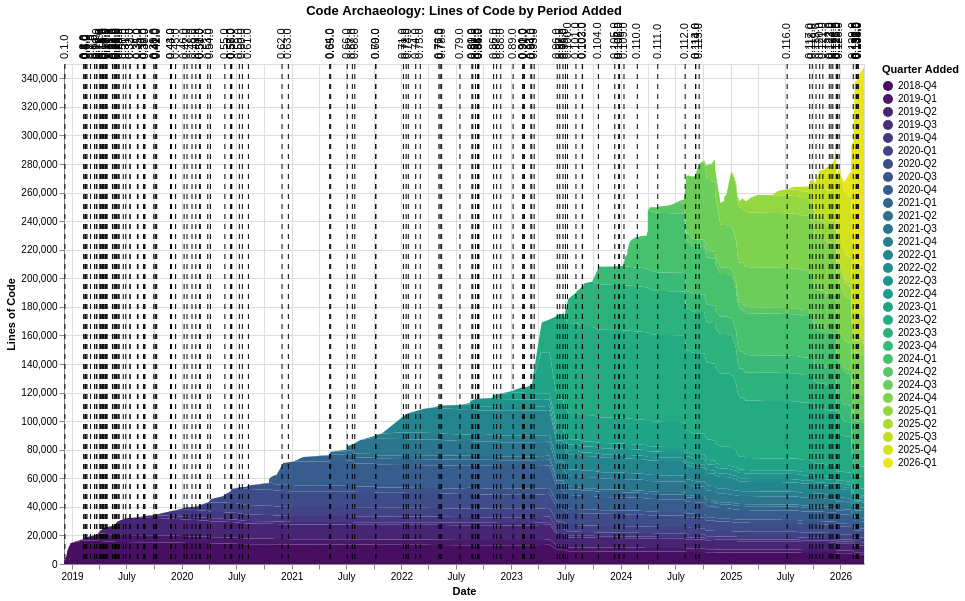

Vega-Lite specification for this chart:
### Vega-Lite specification from a JSON file in a GitHub repository (floating-point values rounded to 4 significant figures; data arrays with more than 128 entries replaced by an {"elided": "..."} marker saying what was removed)
{"$schema": "https://vega.github.io/schema/vega-lite/v6.1.0.json", "config": {"view": {"continuousHeight": 300, "continuousWidth": 300}}, "datasets": {"data-015545116399a41f0349e3c670a915d2": {"elided": "135 records"}, "data-ffe2cce5a143f4198967c034bbcd4059": {"elided": "3761 records"}}, "height": 500, "layer": [{"data": {"name": "data-ffe2cce5a143f4198967c034bbcd4059"}, "encoding": {"color": {"field": "period", "scale": {"scheme": "viridis"}, "title": "Quarter Added", "type": "ordinal"}, "order": {"field": "period", "sort": "ascending", "type": "ordinal"}, "tooltip": [{"field": "commit_date", "type": "temporal"}, {"field": "period", "type": "ordinal"}, {"field": "line_count", "type": "quantitative"}], "x": {"field": "commit_date", "title": "Date", "type": "temporal"}, "y": {"field": "line_count", "title": "Lines of Code", "type": "quantitative"}}, "mark": {"type": "area"}}, {"data": {"name": "data-015545116399a41f0349e3c670a915d2"}, "encoding": {"tooltip": [{"field": "version", "type": "nominal"}, {"field": "datetime", "type": "temporal"}], "x": {"field": "datetime", "title": "Date", "type": "temporal"}}, "mark": {"strokeDash": [5, 5], "type": "rule"}}, {"data": {"name": "data-015545116399a41f0349e3c670a915d2"}, "encoding": {"text": {"field": "version", "type": "nominal"}, "x": {"field": "datetime", "type": "temporal"}, "y": {"value": 10}}, "mark": {"align": "left", "angle": 270, "dx": 15, "dy": 0, "type": "text"}}], "title": "Code Archaeology: Lines of Code by Period Added", "width": 800}
